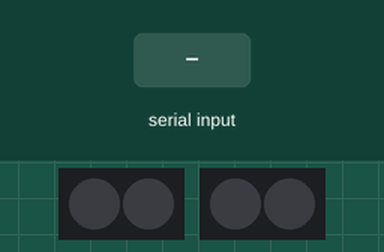
Recording of a sketch running on a simulated Arduino Uno, built with avr-gcc and run on an emulated ATmega328P. Shown: 2 × 2 RGB LEDs in strip order, left to right. The test bench sets the inputs (shaded band). Dim RGB values are drawn brighter than linear; what the sketch prints to the serial monitor is not drawn.

Above: at 1.2 s.
1.3 s: "90,45\n" received over Serial
At 2.9 s:
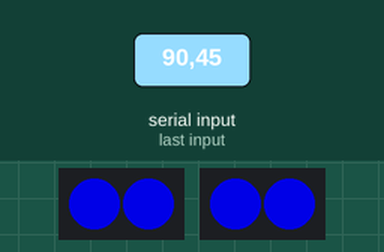
3.8 s: "5\n" received over Serial
At 5.9 s:
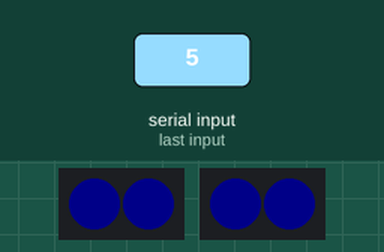
6.3 s: "1,90,45\n" received over Serial
At 8.0 s:
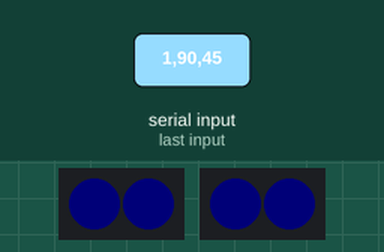
Timing chart, 0 to 9.5 s (numbered marks = the images above; inputs shaded):
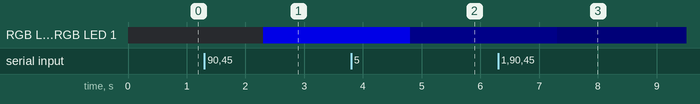

The sketch:

client.ino
```cpp
#define NUM_LEDS 2
#include "FastLED.h"
#define R_PIN 16
#define L_PIN 17
#define delimiter ";"
#define serial_baudrate 9600

CRGB l_leds[NUM_LEDS];
CRGB r_leds[NUM_LEDS];
byte counter;

void setup() {
  FastLED.addLeds<WS2811, R_PIN, GRB>(l_leds, NUM_LEDS);
  FastLED.addLeds<WS2811, L_PIN, GRB>(r_leds, NUM_LEDS);
  Serial.begin(serial_baudrate);
  FastLED.setBrightness(255);
}
void loop() {
  if (Serial.available() > 0) {
    String incomingStr = Serial.readString();
    incomingStr.trim();
    int left_clr = (incomingStr.substring(0, incomingStr.indexOf(delimiter))).toInt();
    int right_clr = (incomingStr.substring(incomingStr.indexOf(delimiter)+1, -1)).toInt();
    for (int i = 0; i < NUM_LEDS; i++ ) {

      if (left_clr >= 0) {
        l_leds[i].setRGB(0,  0, floor(255 / 100 * left_clr));
      }
      else {
        l_leds[i].setRGB(abs(floor(255 / 100 * left_clr)), 0, 0);
      }
      if (right_clr >= 0) {
        r_leds[i].setRGB(0, 0, floor(255 / 100 * right_clr));
      }
      else {
        r_leds[i].setRGB(abs(floor(255 / 100 * right_clr)), 0, 0);
      }
    }
    counter++;        // counter меняется от 0 до 255 (тип данных byte)
    FastLED.show();
    delay(5);         // скорость движения радуги
    Serial.print(incomingStr);
  }

}
```

Measured:
- after the input at 1.3 s, RGB LED 0, RGB LED 1, RGB LED 0, RGB LED 1: off → RGB(0, 0, 180) after 1.0 s
- after the input at 3.8 s, RGB LED 0, RGB LED 1, RGB LED 0, RGB LED 1: RGB(0, 0, 180) → RGB(0, 0, 10) after 1.0 s
- after the input at 6.3 s, RGB LED 0, RGB LED 1, RGB LED 0, RGB LED 1: RGB(0, 0, 10) → RGB(0, 0, 2) after 1.0 s
